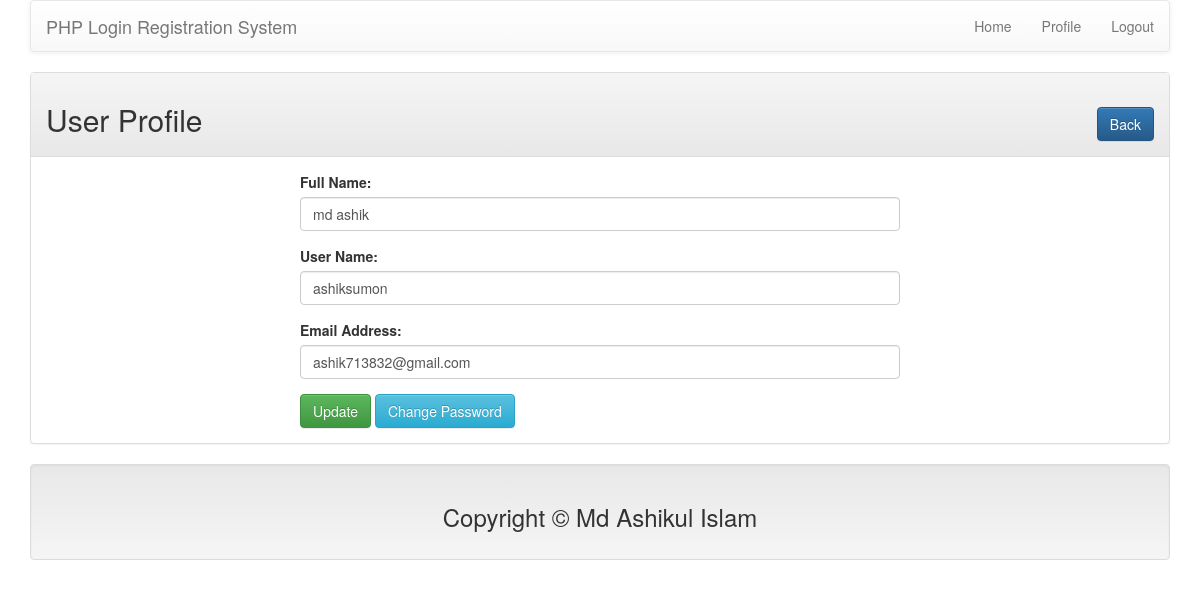
Page /profile.php?id=6 (signed in) on the committed database.
### tables this page shows
CREATE TABLE `tb_user` (
  `id` int(11) NOT NULL,
  `name` varchar(32) NOT NULL,
  `username` varchar(32) NOT NULL,
  `email` varchar(32) NOT NULL,
  `password` varchar(32) NOT NULL
);

### lib/User.php (called while the page is built, shortened)
<?php
	include_once 'seSsion.php';
	include 'dataBase.php';
	class User{
		private $db;
		function __construct(){
			$this->db = new dataBase();
		}
		public function getUserById($id){
			$sql = "SELECT * FROM tb_user WHERE id = :id LIMIT 1";
			$query = $this->db->pdo->prepare($sql);
			$query->bindValue(':id',$id);
			$query->execute();
			$result = $query->fetch(PDO::FETCH_OBJ);
			return $result;
		}
	}
 ?>

### lib/dataBase.php (called while the page is built)
<?php
	class dataBase{
		private $hostdb ="localhost";
		private $userdb ="root";
		private $passdb ="";
		private $namedb ="db_lr";
		public $pdo;
		public function __construct(){
			if (!isset($this->pdo)) {
				try {
					$link = new PDO("mysql:host=".$this->hostdb.";dbname=".$this->namedb, $this->userdb, $this->passdb);
					$link->setAttribute(PDO::ATTR_ERRMODE, PDO::ERRMODE_EXCEPTION);
					$link->exec("SET CHARACTER SET utf8");
					$this->pdo = $link;
				} catch (PDOExecption $e) {
					die("Faild to connect with dataBase".$e->getMessage());
				}
			}
		}
	}
 ?>

### lib/seSsion.php (called while the page is built, shortened)
<?php
	class seSsion{
		public static function get($key){
			if(isset($_SESSION[$key])) {
				return $_SESSION[$key];
			}else{
				return false;
			}
		}
	}
?>

### profile.php (the view, shortened to what this page needs)
<?php
	include 'lib/User.php';
	include 'inc/header.php';
 ?>
 <?php
 	if (isset($_GET['id'])) {
 		$userid = (int)$_GET['id'];
 	}
 	$user = new User();
  ?>
	<div class="main-body">
		<div class="container">
			<div class="row">
				<div class="col-md-12">
					<div class="panel panel-default">
						<div class="panel-heading">
							<h2>User Profile<span class="pull-right"><a class="btn btn-primary" href="index.php">Back</a></span></h2>
						</div>
						<div class="panel-body">
							<div style="max-width: 600px;margin: 0 auto;">
							<?php
								$userdata = $user->getUserById($userid);
								if ($userdata) {
							 ?>
								<form action="" method="POST">
									<div class="form-group">
										<label for="name">Full Name:</label>
										<input type="text" name="name" id="name" class="form-control" value="<?php echo $userdata->name; ?>">
									</div>
									<div class="form-group">
										<label for="username">User Name:</label>
										<input type="text" name="username" id="username" class="form-control" value="<?php echo $userdata->username; ?>">
									</div>
									<div class="form-group">
										<label for="email">Email Address:</label>
										<input type="email" name="email" id="email" class="form-control" value="<?php echo $userdata->email; ?>">
									</div>
									<?php
										$sessid = seSsion::get('id');
										if ($userid == $sessid) {
									 ?>
									<button class="btn btn-success" name="update" type="submit">Update</button>
									<a class="btn btn-info" href="changepass.php?id=<?php echo $userid; ?>">Change Password</a>
									<?php } ?>
								</form>
							<?php } ?>
							</div>
						</div>
					</div>
				</div>
			</div>
		</div>
	</div>
<?php
	include 'inc/footer.php';
 ?>

### rows in the picture
tb_user: name "md ashik", username "ashiksumon", email "ashik713832@gmail.com"
